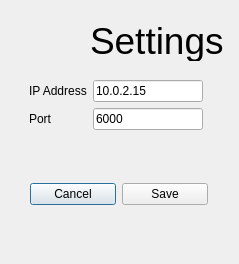
<?xml version="1.0" encoding="UTF-8"?>
<ui version="4.0">
 <class>settings</class>
 <widget class="QDialog" name="settings">
  <property name="geometry">
   <rect>
    <x>0</x>
    <y>0</y>
    <width>239</width>
    <height>264</height>
   </rect>
  </property>
  <property name="sizePolicy">
   <sizepolicy hsizetype="Fixed" vsizetype="Fixed">
    <horstretch>0</horstretch>
    <verstretch>0</verstretch>
   </sizepolicy>
  </property>
  <property name="windowTitle">
   <string>Dialog</string>
  </property>
  <widget class="QLabel" name="label_3">
   <property name="geometry">
    <rect>
     <x>90</x>
     <y>20</y>
     <width>141</width>
     <height>41</height>
    </rect>
   </property>
   <property name="font">
    <font>
     <pointsize>28</pointsize>
    </font>
   </property>
   <property name="text">
    <string>Settings</string>
   </property>
  </widget>
  <widget class="QWidget" name="layoutWidget">
   <property name="geometry">
    <rect>
     <x>29</x>
     <y>80</y>
     <width>174</width>
     <height>56</height>
    </rect>
   </property>
   <layout class="QFormLayout" name="formLayout">
    <item row="0" column="0">
     <widget class="QLabel" name="label">
      <property name="text">
       <string>IP Address</string>
      </property>
     </widget>
    </item>
    <item row="0" column="1">
     <widget class="QLineEdit" name="ip">
      <property name="text">
       <string>10.0.2.15</string>
      </property>
     </widget>
    </item>
    <item row="1" column="0">
     <widget class="QLabel" name="label_2">
      <property name="text">
       <string>Port</string>
      </property>
     </widget>
    </item>
    <item row="1" column="1">
     <widget class="QLineEdit" name="port">
      <property name="text">
       <string>6000</string>
      </property>
     </widget>
    </item>
   </layout>
  </widget>
  <widget class="QWidget" name="layoutWidget">
   <property name="geometry">
    <rect>
     <x>30</x>
     <y>180</y>
     <width>178</width>
     <height>29</height>
    </rect>
   </property>
   <layout class="QHBoxLayout" name="horizontalLayout">
    <item>
     <widget class="QPushButton" name="cancel">
      <property name="text">
       <string>Cancel</string>
      </property>
     </widget>
    </item>
    <item>
     <widget class="QPushButton" name="save">
      <property name="text">
       <string>Save</string>
      </property>
     </widget>
    </item>
   </layout>
  </widget>
 </widget>
 <resources/>
 <connections/>
</ui>
